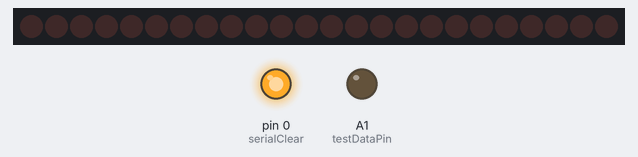
Bench run of a sketch on a simulated Arduino Uno, built with avr-gcc and run on an emulated ATmega328P. On the bench: 24 shift-register outputs drawn as a row of LEDs (first output left, lit = HIGH), output pins drawn as LEDs (lit = HIGH). Wiring (inferred from the names in the program): 3 × shift register (74HC595): data A2; shift clock pin 1; latch A3. Wiring (inferred from the signals the program sends): row of LEDs: on Q0, Q1, Q2, Q3, Q4, Q5, Q6, Q7, Q8, Q9, Q10, Q11, Q12, Q13, Q14, Q15, Q16, Q17, Q18, Q19, Q20, Q21, Q22, Q23. Dashed ring = blinking. The local clock reads 2024-03-15 10:24:30 at power-on unless the sketch sets it; pins used as bus, display or sensor lines are not drawn.

Above: at 1.0 s.
At 2.5 s:
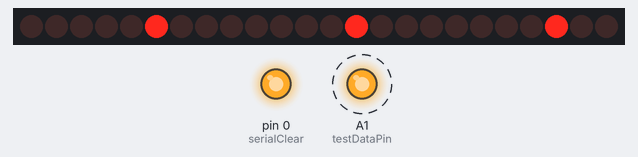
At 3.5 s:
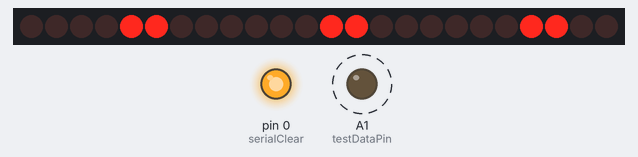
Timing chart, 0 to 4.8 s (numbered marks = the images above):
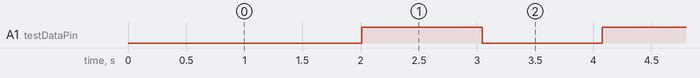

The sketch:

rtctest.ino
```cpp
//programming--
//pb3 (pin 17) mosi
//pb4 (pin 18) miso
//pb5 (pin 19) sck

#include <DS3231.h>


#define SDA A4
#define SCL A5
DS3231 rtc(SDA, SCL);
const int testDataPin = A1;
//shift register pins
const int dataPin = A2;
const int latchPin = A3; // srclk, storage register clock pin
const int clockPin = 1;
const int serialClear = 0;  //keep high

int lastState = 1;
int time_second = 0;
int time_minute = 0;
int time_hour = 0;
int lastSec = 0;
int lastMin = 0;
int lastHr = 0;
Time t;
//rtc pins
const int rtcScl = 8;  // serial clock  should be pc5
const int rtcRst = 9;  // active low reset (keep high)
const int rtcSda = 10;  // serial data io  should be pc4

int abcd[] = {
  0,   8,   4,   12,  2,   10,  6,   14,  1,   9,  128, 136, 132, 140, 130, 138, 134, 142, 129, 137,
  64,  72,  68,  76,  66,  74,  70,  78,  65,  73, 192, 200, 196, 204, 194, 202, 198, 206, 193, 201,
  32,  40,  36,  44,  34,  42,  38,  46,  33,  41, 160, 168, 164, 172, 162, 170, 166, 174, 161, 169
};

void setup(){

  pinMode(latchPin, OUTPUT);
  pinMode(dataPin, OUTPUT);
  pinMode(clockPin, OUTPUT);
  pinMode(serialClear, OUTPUT); //keep high
  digitalWrite(serialClear, HIGH);
  pinMode(rtcRst, OUTPUT);
  digitalWrite(rtcRst, HIGH);
  pinMode(testDataPin, OUTPUT);
  delay(20);
  rtc.begin();
  delay(20);

//  if(rtc.lostPower()) {
//    // this will adjust to the date and time at compilation
  rtc.setTime(12, 0, 0);
//  }
//  rtc.disable32K();
}

void loop() {
  t = rtc.getTime();
  if (lastSec != t.sec) {
    lastSec = t.sec;
    if ( lastState == 1 ) {
      digitalWrite(testDataPin, LOW);
      lastState = 0;
    } else {
      digitalWrite(testDataPin, HIGH);
      lastState = 1;
    }

  }
//  if (lastHr != t.hour || lastMin != t.min || lastSec != t.sec) {
//    lastHr = t.hour;
//    lastMin = t.min;
//    lastSec = t.sec;
  updateTime(t);
//  }
  delay(100);
}

void updateTime(Time t) {
  digitalWrite(latchPin, LOW);

  shiftOut(dataPin, clockPin, LSBFIRST, abcd[t.sec]);
  shiftOut(dataPin, clockPin, LSBFIRST, abcd[t.sec]);
  shiftOut(dataPin, clockPin, LSBFIRST, abcd[t.sec]);

  digitalWrite(latchPin, HIGH);
}
```

Measured:
- by itself, A1 (testDataPin): alternates HIGH for 1.0 s and LOW for 1.0 s
